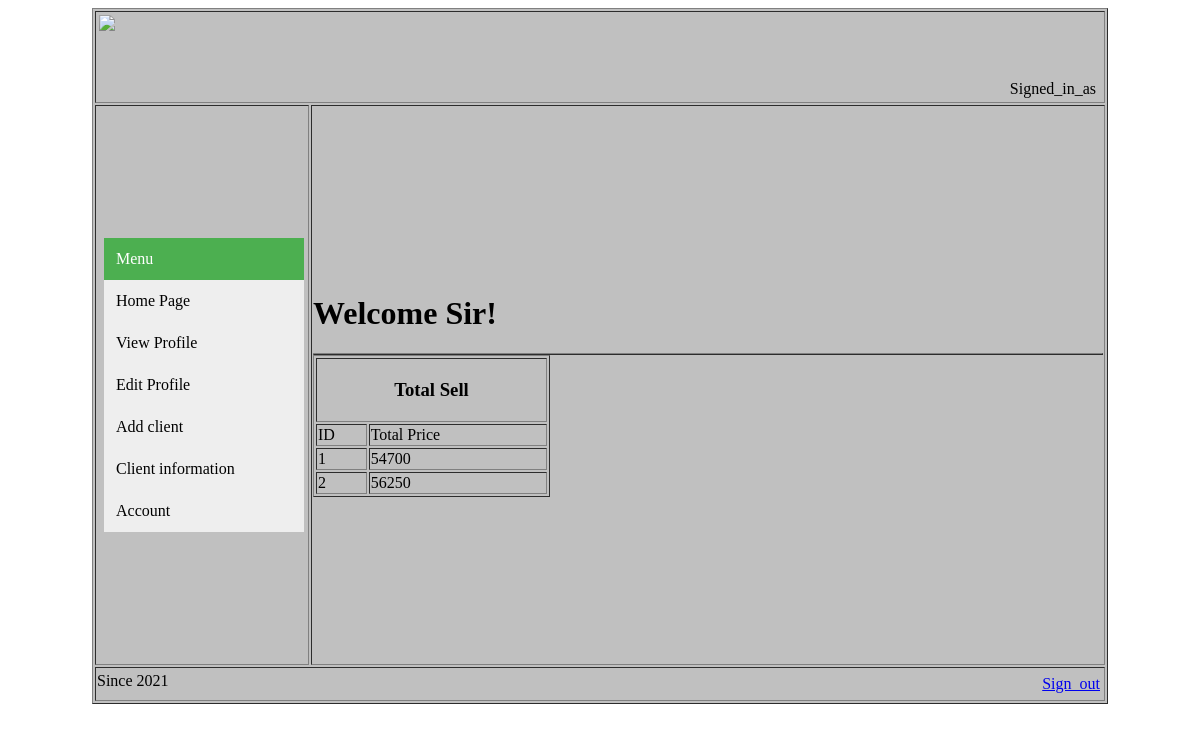
The page /Superadmin/view/account.php (signed in) on the database its author committed.
### tables this page shows
CREATE TABLE `ac` (
  `id` int(100) NOT NULL,
  `total_price` int(100) NOT NULL
);

### Superadmin/view/account.php (the view, shortened to what this page needs)
<!DOCTYPE html>
<html>
<head>
	<link rel="stylesheet" type="text/css" href="../css/style.css">
</head>
<body>
	<table border="1" align="center">
		<tr>
			<td colspan="2">
             <img src="../pic/logo.png" height="60px" width="320px">
<table  align="right"  >
	<tr>
		<td>
			<label>Signed_in_as</label>
</td>
<td>
</td>
</tr>
</td>
</tr>
	</table>
		<tr>
			<td>
				<table >
				<tr>
					<td rowspan="3">
<td class="vertical-menu">
  <a href="#" class="active">Menu</a>
 <a href="sign_in_owner.php">Home&nbspPage</a>
  <a href="viewprof.php">View&nbspProfile</a>
  <a href="edit_prof.php">Edit Profile</a>
 <a href="reg_form.php">Add client</a>
  <a href="client_info.php">Client information</a>
  <a href="account.php">Account</a>
</td>
</table>
			<td>
				<h1>Welcome Sir!</h1> <table align="right"><table>
					<table border="1" align="center" width="790px">
        <?php
  $con=mysqli_connect('localhost','root','','project');
       $sql='select * from ac';
           $result=mysqli_query($con,$sql);
?>
          <table border="1" width="30%" >
<tr>
	<td colspan="2"><h3 align="center">Total Sell</h3>
	</td>
</tr>
               <tr>
               	<td >ID</td>
                <td >Total Price</td>
               </tr>
<?php
      while($row=mysqli_fetch_assoc($result))
           { ?>
            <form  method="post">
            <tr>
                 <td ><?php echo "{$row['id']}";?></td>
                <td><?php echo "{$row['total_price']}";?></td>
              </td>
</form>
            </tr>
       <?php
   }
   ?>
         <tr>
			<td colspan="2" height="30px">
				Since 2021
				<table align="right">
					<td>
			<a href="../controller/logout.php">Sign_out</a>
			</td>
		</tr>
</body>
</html>

### Superadmin/css/style.css (style rules this page uses)
table { background-color: #C0C0C0; }
.vertical-menu { width: 200px; height: 550px; overflow-y: auto; }
.vertical-menu a { background-color: #eee; color: black; display: block; padding: 12px; text-decoration: none; }
.vertical-menu a.active { background-color: #4CAF50; color: white; }

### rows shown on the page
ac: id "1", total_price "54700"
ac: id "2", total_price "56250"
